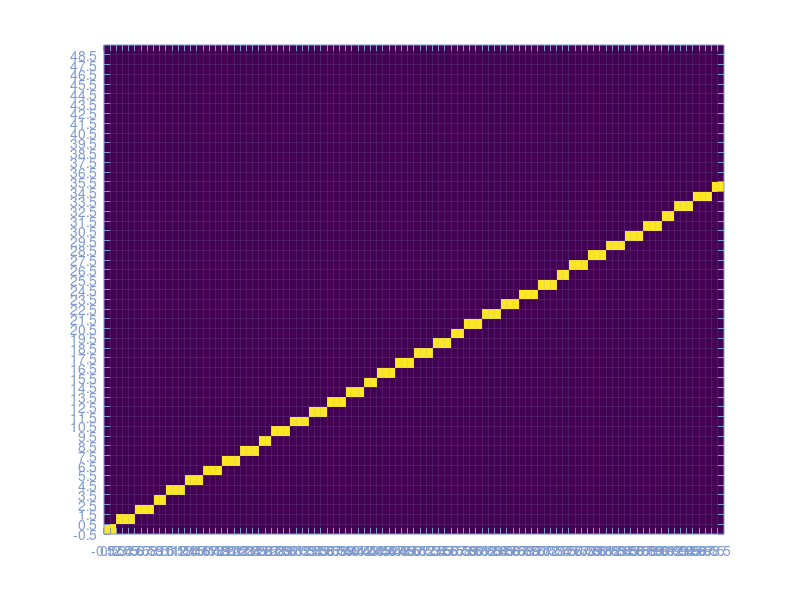
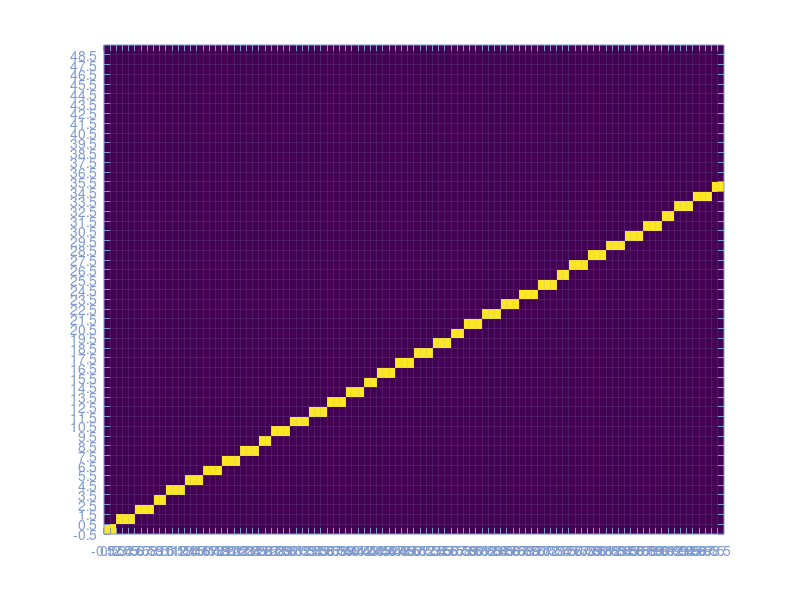

These charts were generated, in order, by the following MATLAB code: (Note: this script raises an error after producing the figures.)
%% Convolution Function
% Convolution of C with decaying exponential kernel.
%
% $$\int_0^t K^{trans}e^{-k_{ep} \tau} C(t-\tau - t_0) d\tau$$
% 

%% Syntax
%
% * *prototypeConvolution* -- Calling with no arguments runs a demo.
% * g = *prototypeConvolution*(kTrans, kEp, t0, t) -- Typical call.
%       
% 
%% Description
% Implements the convolution of C with decaying exponential kernel, as described in
%       Suyash et al.  The output of this function is a time-series representation of the 
%       pixel intensity over time.  It is also the solution to the first order ODE
%       modeling the flow of tracer from the bloodstream to the tissue and back.
%       
%       Int( C(tau) * exp(t - tau) dtau, 0, t)
% 
% $$e^{\pi i} + 1 = 0$$ 
% 
%   Foo  bar
% 
% $$e^{\pi i} + 1 = 0$$
% 
% 
% # ITEM1
% # ITEM2
% 
% $$\int_0^t K^{trans}e^{-k_{ep} \tau} C(t-\tau) d\tau$$
% 

%%
% 
%
%   Arguments:
%       kTrans      Scale parameter (beta_1)
%       kEp         Shape parameter (1/beta_2)
%       t0          Shift or Delay parameter (beta_3)
%       t           Temporal coordinate vector or Time-points (t)
%
%   Output:
%       g           Pixel intensity time series (g(x,t) in TMI paper)
%

%% Arguments
%  kTrans      Scale parameter (beta_1)
% kEp         Shape parameter (1/beta_2)
% t0          Shift or Delay parameter (beta_3)
% t           Temporal coordinate vector or Time-points (t)
%
%%  Output
% g           Pixel intensity time series (g(x,t) in TMI paper)
%

function prototypeConvolution(varargin)
    step_test
    if ~nargin, demo, return, end

end

function step_test
    X = 100;
    Y = 50;
    
    C = zeros(X,Y);
    
    x0 =   0; y0 =  0;
    xf = X-1; yf = 35;
    dx = xf - x0;
    dy = yf - y0;
    
    %xt = 0; yt = 0;
    xt = floor(dx/2); yt = 0;%floor(dy/2);
    %xt = 0; yt = floor(dy/2);
    y = y0;
    for x = x0:xf
        C(x+1,y+1) = 1;
        
        yt = yt + dy;
        if yt > xt
            xt = xt + dx;
            y = y + 1;
        end
    end
    %dbpause
    
    figure
    imagesc(C','XData',[0 X-1]-0/2,'YData',[0 Y-1]-0/2), axis xy
    
    %dbpause
    
    set(gca,'XTick', (0:X-1)-1/2)
    set(gca,'YTick', (0:Y-1)-1/2)
    set(gca,'XGrid','on')
    set(gca,'YGrid','on')
    set(gca,'XColor',[0.5,0.6,0.8])
    set(gca,'YColor',[0.5,0.6,0.8])
    set(gca,'GridLineStyle', '-')    
end

function demo
    step_test
    convolutionDemo
end


%%
function convolutionDemo()
    t0 = 0; 
    tf = 5;
    T = 50;

    oversample_i = 4;
    oversample_j = 8;
    
    Ti = oversample_i*T;
    Tj = oversample_j*T;
    
    dt_i = (tf - t0) / (Ti);
    dt_j = (tf - t0) / (Tj);
    
    ti = (0:Ti-1) * dt_i;
    tj = (0:Tj-1) * dt_j;
    
%     ti = linspace(t0, tf, Ti);
%     tj = linspace(t0, tf, Tj);

    Cpi = AIF(ti);
    
%     dt_i = ti(2) - ti(1);
%     dt_j = tj(2) - tj(1);

    figure
    hold all
    plot(ti, Cpi*10, 'LineWidth', 5)
    
    %for k_ep = logspace(log10(0.01), log10(1000), 20);
    for k_ep = logspace(log10(0.01), log10(1000), 3);
        KTrans = k_ep;
%         
%         sj = zeros(1,Tj);
%         for i=1:Ti
%             signal_part = convolutionInnerLoop(tj, k_ep, ti(i), oversample_i);
%             sj = sj + Cpi(i) * KTrans * signal_part;
%         end

        %signal = convolutionForC(KTrans, k_ep, ti, tj, Cpi, oversample_i);
        %signal = convolutionForC_optimize_2(KTrans, k_ep, dt_i, Ti, dt_j, Tj, Cpi, oversample_i);
        signal = convolutionForC_optimize_2(KTrans, k_ep, dt_i, Ti, dt_j, Tj, Cpi, oversample_i);
        plot(tj, signal)
    end
end
%%

%%%%%%%%%%%%%%%%%%  C    %%%%%%%%%%%%%%%%%%%%%%%%%%%%%
function signal = convolutionForC_optimize_3(KTrans, k_ep, dt_i, Ti, dt_j, Tj, Cpi, samplingRate)
    
    % Interval length
    L = 1/samplingRate;

    % Common subexpressions
    f = k_ep*L;
    a = exp(f);
    ai= 1/a;
    b = ai - 2 + a;
    c = KTrans * samplingRate / (k_ep * k_ep);
    
    % Scale the input function (vector) for the convolution
%     Ci = zeros(1,Ti);
%     for i=1:Ti
%         Ci(i) = c * Cpi(i);
%     end
    dh_i = dt_i/dt_j;
    %fn   = floor(-L/dt_j);
    %fp   = floor( L/dt_j);     % Not same as -floor(L/dt_j)

    % Do not use round() in cuda. It maps to an 8-instruction sequence.
    % Use rint() instead since it maps to a 1-instruction sequence.
    
    L_dt    = L / dt_j;
    L_dt_r  = round(L_dt * 1e9) * 1e-9;  % In case L is a multiple of dt_j

    j00 = 0;
    j01 = ceil(-L_dt_r);
    j02 = 0;
    j03 = ceil( L_dt_r);
    j04 = Tj;

%     x0 = -dx;
%     y0 = -dy;
    
    [dy, dx] = rat(L_dt, 1e-9);
    x0 = 0; y0 = 0;
    x = x0; y = y0;
    

    % dy < dx if L_dt < 1
    x = x + dx;
    y = y + dy;

    error 'implement me'
    
    
    z0 = -L_dt_r;
    dz = dt_i;
    
    z = z0;
    z = z + dz;
    
    
    
    
    % Compute the convolution
    signal = zeros(1,Tj);
    hi = 0 + Ti*eps(dh_i);
    ti = 0;
    for i = 0:Ti-1
        Ci = c * Cpi(i+1);
        
        ti2 = dt_i * i;
        %ti


%         s1 = 0;
%         s2 = e * ai - 1 + f + g;
%         s3 = e * (ai - 2) + 1 + f - g;
%         s4 = e * b;

%         j0 = 0;
%         j1 = floor(hi - L_dt);
%         j2 = floor(hi);
%         j3 = floor(hi + L_dt);
%         j4 = Tj;
        
        j0 = 0;
        j1 = ceil((ti - L)/dt_j);
        j2 = ceil((ti    )/dt_j);
        j3 = ceil((ti + L)/dt_j);
        j4 = Tj;
        
        
        
%         j1 = max(j0, min(j4, j1)); 
%         j2 = max(j0, min(j4, j2)); 
%         j3 = max(j0, min(j4, j3)); 
        
        % Branch 2
        % s2 = e * ai - 1 + f + g;
        tj  = dt_j * j1;
        u   = tj - ti;
        g   = k_ep*u;
        dg  = k_ep*dt_j;
        dgC = dg*Ci;
        e   = exp(-g);
        me  = exp(-dg);
        
        c0 = (-1 + f)*Ci + g*Ci;
        c1 = ai * Ci;
        for j = j1:j2-1
            %e = exp(-g);
            %if j > 0, signal(j+1) = signal(j+1) + c1*e + c0; end
            %g = g + dg;
            
            if j >= 0 && u > -L
                tj = dt_j * j;
                u = tj - ti;
                g = k_ep*u;
                E = exp(-g);
                s2 = (E * ai - 1 + f + g)*Ci;
                
                %c0 = (-1 + f)*Ci + g*Ci;
                
                %s2 = Ci * (exp(-g-f) - 1 + f + g);
                s2_alt = c1*e + c0;
                
                signal(j+1) = signal(j+1) + s2;
                
                %if abs(s2 - s2_alt) > 1e2
                %if abs(s2 - s2_alt) > 1e0
                if abs(s2 - s2_alt) > 1e-2  ||  u < -L
                    % tj - ti == u >= -L
                    % tj == ti + u >= ti - L
                    % j*dt_j == ti + u >= ti - L
                    % j == (ti + u)/dt_j >= (ti - L)/dt_j
                    % --> j1 == ceil(ti - L)/dt_j
                    '';
                end
            end
            c0 = c0 + dgC;
            e = e * me;
        end
        
        % Branch 3
        % s3 = e * (ai - 2) + 1 + f - g;
        tj  = dt_j * j2;
        u   = tj - ti;
        g   = k_ep*u;
        %dg  = k_ep*dt_j;
        e   = exp(-g);
        %me  = exp(-dg);
        %c0 = (-1 + f)*Ci + g*Ci;
        %c1 = ai * Ci;
        
        % s3 = e * (ai - 2) + 1 + f - g;
        c0  = (1 + f - g) * Ci;
        c1  = (ai - 2) * Ci;
        for j = j2:j3-1
            if j < length(signal)
                signal(j+1) = signal(j+1) + c1*e + c0;
            end
            c0 = c0 - dgC;
            e = e * me;
        end

        
        % Branch 4
        % s4 = e * b;
        %tj  = dt_j * j2;
%         tj  = dt_j * j3;
%         u   = tj - ti;
%         g   = k_ep*u;
        %dg  = k_ep*dt_j;
        %e   = exp(-g);
%         e   = exp(-g);
%         me  = exp(-dg);
        
%         sj3 = signal(min(end,j3+1));


        c0  = 0;
        c1  = b * Ci;
        for j = j3:j4-1
            if j < length(signal)
                signal(j+1) = signal(j+1) + c1*e + c0;
            end
            e = e * me;
        end
        
%         j3_float = (ti + L)/dt_j;
%         dj = j3 - j3_float;
%         signal(min(end,j3+1)) = sj3 + c1*((0)*exp(-g) + (1-dj)*exp(-g-dg));
        
        
        ti - ti2
        ti = ti + dt_i;
%         hi = hi + dh_i;
    end
end
%%%%%%%%%%%%%%%%%%%%%%%%%%%%%%%%%%%%%%%%%%%%%%%%%%%%%
%%

function signal = convolutionForC_optimize_2(KTrans, k_ep, dt_i, Ti, dt_j, Tj, Cpi, samplingRate)
    
    % Interval length
    L = 1/samplingRate;

    % Common subexpressions
    f = k_ep*L;
    a = exp(f);
    ai= 1/a;
    b = ai - 2 + a;
    c = KTrans * samplingRate / (k_ep * k_ep);
    
    % Scale the input function (vector) for the convolution
%     Ci = zeros(1,Ti);
%     for i=1:Ti
%         Ci(i) = c * Cpi(i);
%     end
    dh_i = dt_i/dt_j;
    %fn   = floor(-L/dt_j);
    %fp   = floor( L/dt_j);     % Not same as -floor(L/dt_j)

    L_dt   = L/dt_j;
    
    
    % Compute the convolution
    signal = zeros(1,Tj);
    hi = 0 + Ti*eps(dh_i);
    ti = 0;
    for i = 0:Ti-1
        Ci = c * Cpi(i+1);
        %ti = dt_i * i;
        
        % Shouldn't these increment at the end of the for loop?
        ti = ti + dt_i;
        hi = hi + dh_i;
        
        %-L/dt_j
        
%         j1 = floor(ti/dt_j) + floor(-L/dt_j);
%         j1 = floor(i*dt_i/dt_j) + floor(-L/dt_j);
        
        
%         j0 = 0;
%         j1 = floor((ti - L)/dt_j);
%         j2 = floor((ti    )/dt_j);
%         j3 = floor((ti + L)/dt_j);
%         j4 = Tj;

        j0 = 0;
        j1 = floor(hi - L_dt);
        j2 = floor(hi);
        j3 = floor(hi + L_dt);
        j4 = Tj;
        
        
        
        for j = 0:Tj-1
            tj = dt_j * j;
            u = tj - ti;

            % Some more common terms
            g = k_ep*u;
            e = exp(-g);
            
            % u <= -L
            % tj - ti <= -L
            %  j*dt_j <= -L + ti
            %       j <= (-L + ti)/dt_j;

            % u <= -L   -->     j <= (ti - L)/dt_j;
            % u <= 0    -->     j <= (ti    )/dt_j;
            % u <= L    -->     j <= (ti + L)/dt_j;
            branch = 0;
            if j <= j1
                branch = 1;
            elseif j <= j2
                branch = 2;
            elseif j <= j3
                branch = 3;
            elseif j <= j4
                branch = 4;
            else
                branch = 5;
            end
                
            s1 = 0;
            s2 = e * ai - 1 + f + g;
            s3 = e * (ai - 2) + 1 + f - g;
            s4 = e * b;
            
            % Fake-branch
            if u < -L
                s = s1;
                otherBranch = 1;
            elseif u < 0 
                s = s2; 
                otherBranch = 2;
            elseif u < L
                s = s3;
                otherBranch = 3;
            else
                s = s4;
                otherBranch = 4;
            end

            if branch ~= otherBranch
                fprintf(['Warning: expected branch %d, was really in %d: ' ...
                'delta=%d, j = %d, (%d,%d,%d,%d,%d), u=%g, L=%g\n'], ...
                otherBranch, branch,branch-otherBranch,j,j0,j1,j2,j3,j4,u,L);
                si = [s1, s2, s3, s4];%./s;
                si(otherBranch)-si(branch)
            '';
            end
            
            % Accumulate
            signal(j+1) = signal(j+1) + Ci * s;
        end
    end
end


% {
% function s = convolutionFromMapleVectorized(t, k, t_0, oversamplingFactor)
%     x = t - t_0;
%     L = 1/oversamplingFactor;
%     s = zeros(size(t));
%     
%     ind_1 = (x > -L  &  x <= 0);
%     ind_2 = (x >  0  &  x <= L);
%     ind_3 = (x > L);
%     
%     a = exp(k*L);
%     s(ind_1) = exp(-k*(L + x(ind_1))) - 1 + k*(x(ind_1) + L); 
%     s(ind_2) = exp(-k*(L + x(ind_2))) - 2*exp(-k*x(ind_2)) + 1 + k*(L - x(ind_2));
%     s(ind_3) = exp(-k*x(ind_3)) * (1/a - 2 + a);
% 
%     s = s * oversamplingFactor / (k * k);
% end
% 
% function s = convolutionFromMaple(t, k, t_0, oversamplingFactor)
%     x = t - t_0;
%     L = 1/oversamplingFactor;
%     if x <= -L
%         s = 0;
%     else
%         if x > L
%             %s = exp(-k*(L + x)) - 2*exp(-k*x) + exp(-k*(-L + x));
%             %s = exp(-k*x) * (exp(-k*L) - 2 + exp(k*L));
%             a = exp(k*L);
%             s = exp(-k*x) * (1/a - 2 + a);
%             %s = exp(-k*x) * sinh(k*L/2)^2;
%         elseif x <= 0
%             s = exp(-k*(L + x)) - 1 + k*(x + L); 
%         elseif x <= L
%             s = exp(-k*(L + x)) - 2*exp(-k*x) + 1 + k*(L - x);
%         end
%         s = s * oversamplingFactor / (k * k);
%     end
% end
% 
% function e = kernel(t, kTrans, kEp, t0)
%     e = kTrans * exp( -kEp*bsxfun(@minus, t, t0) ) .* bsxfun(@ge, t, t0);
% end
% 
% function g = convolveCWithKernel(t, kTrans, kEp, ti)
%     E = kernel(t', kTrans, kEp, ti);
%     Cpi = AIF(ti);
%     
%     g = sum(bsxfun(@times, E, Cpi));
% end
% }

